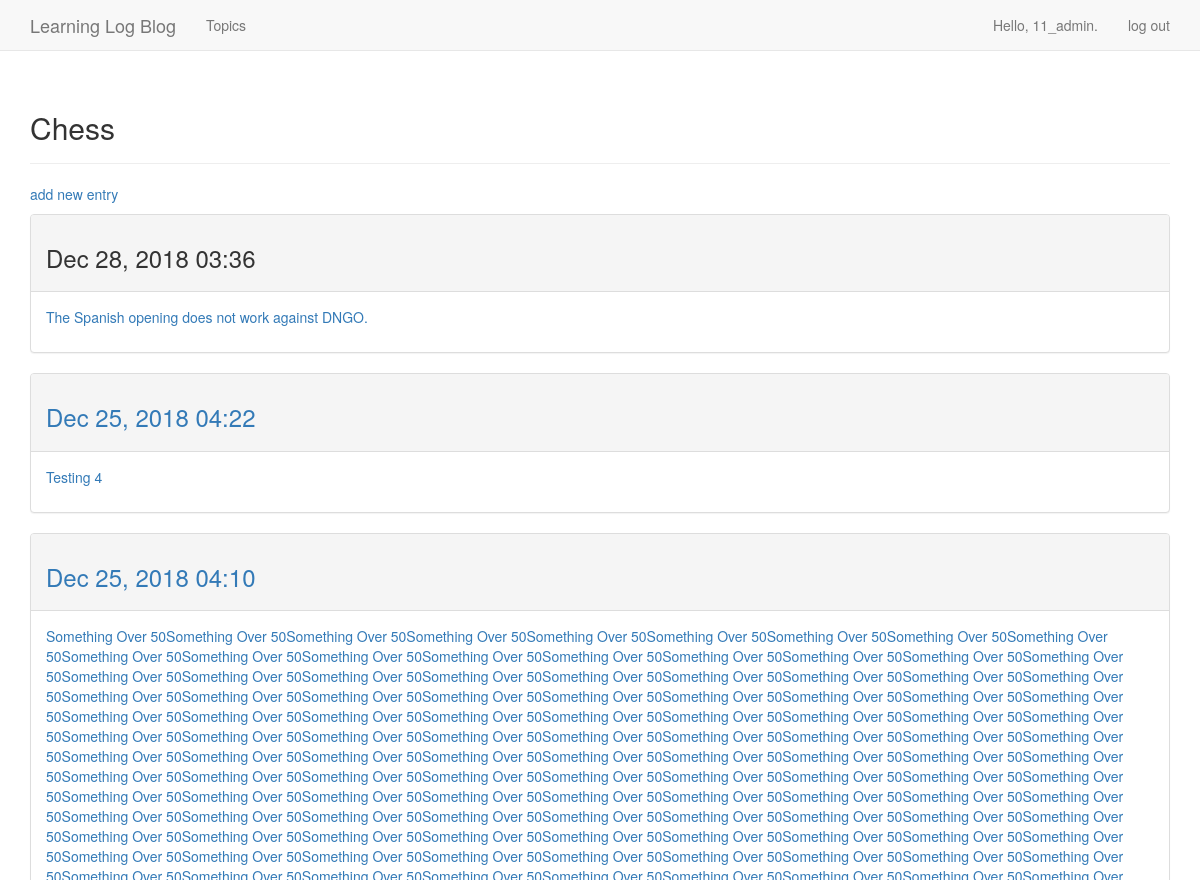
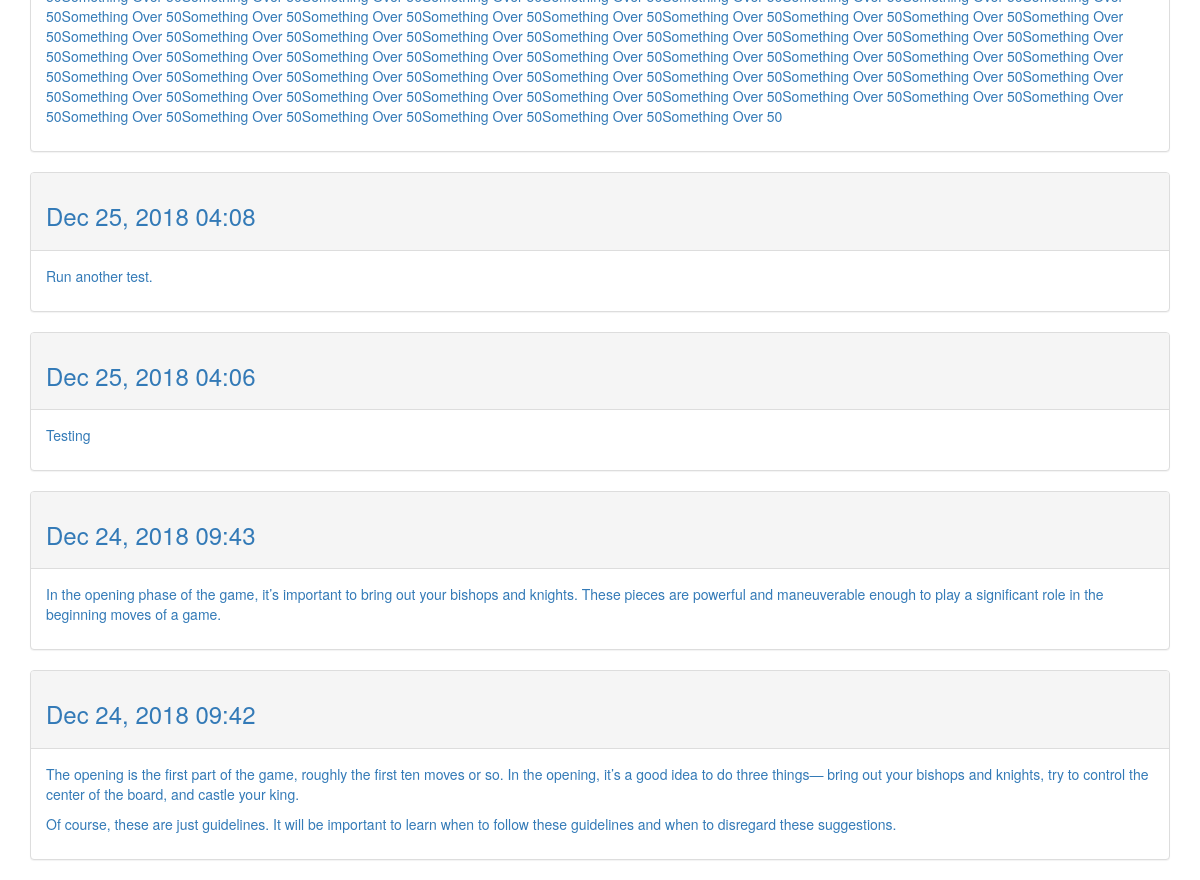
The page /topics/1/ (signed in) on the database its author committed (2 pictures, top to bottom).
### learning_logs/models.py (models this page shows, shortened)
class Topic(models.Model):
    text = models.CharField(max_length=200)
    date_added = models.DateTimeField(auto_now_add=True)
    owner = models.ForeignKey(User, on_delete=models.CASCADE)
    def __str__(self):
        return self.text

class Entry(models.Model):
    topic = models.ForeignKey(Topic, on_delete=models.CASCADE)
    text = models.TextField()
    date_added = models.DateTimeField(auto_now_add=True)
    class Meta:
        verbose_name_plural = 'entries'

### learning_logs/views.py (the view)
# urls.py: path('topics/<int:topic_id>/', views.topic, name='topic'),
@login_required
def topic(request, topic_id):
    topic = Topic.objects.get(id=topic_id)
    if topic.owner != request.user:
        raise Http404
    entries = topic.entry_set.order_by('-date_added')
    context = {'topic': topic, 'entries': entries}
    return render(request, 'learning_logs/topic.html', context)

### learning_logs/templates/learning_logs/topic.html
{% extends 'learning_logs/base.html' %}
{% block header %}
  <h2>{{ topic }}</h2>
{% endblock header %}
{% block content %}
  <p>
    <a href="{% url 'learning_logs:new_entry' topic.id %}">add new entry</a>
  </p>
  {% for entry in entries %}
    <div class="panel panel-default">
      <div class="panel-heading">
        <h3>
          {{ entry.date_added|date:'M d, Y H:i' }}
          <small>
            <a href="{% url 'learning_logs:edit_entry' entry.id %}">
          </small>
        </h3>
      </div>
      <div class="panel-body">
        {{ entry.text|linebreaks }}
      </div>
    </div>
  {% empty %}
    There are no entries for this topic yet.
  {% endfor %}
{% endblock content %}

### learning_logs/templates/learning_logs/base.html (shortened to what this page needs)
{% load bootstrap3 %}
<!DOCTYPE html>
<html lang="en">
  <head>
    {% bootstrap_css %}
  </head>
<body>
  <nav class="navbar navbar-default navbar-static-top">
    <div class="container">
      <div class="navbar-header">
        <a class="navbar-brand" href="{% url 'learning_logs:index' %}">
            Learning Log Blog</a>
      </div>
      <div id="navbar" class="navbar-collapse collapse">
        <ul class="nav navbar-nav">
          <li><a href="{% url 'learning_logs:topics' %}">Topics</a></li>
        </ul>
        <ul class="nav navbar-nav navbar-right">
          {% if user.is_authenticated %}
            <li><a>Hello, {{ user.username }}.</a></li>
            <li><a href="{% url 'users:logout' %}">log out</a></li>
          {% else %}
            <li><a href="{% url 'users:register' %}">register</a></li>
            <li><a href="{% url 'users:login' %}">login</a></li>
          {% endif %}
        </ul>
      </div>
    </div>
  </nav>
  <div class="container">
    <div class="page-header">
      {% block header %}{% endblock header %}
    </div>
    <div>
      {% block content %}{% endblock content %}
    </div>
  </div>
</body>
</html>

### rows shown on the page
Topic: text "Chess"
Entry: date_added "Dec 28, 2018 03:36", text "The Spanish opening does not work against DNGO."
Entry: date_added "Dec 25, 2018 04:22", text "Testing 4"
Entry: date_added "Dec 25, 2018 04:10", text "Something Over 50Something Over 50Something Over 50Something Over 50Something Over 50Something Over 50Something Over 50Something Over 50Something Over 50Something Over 50Something Over 50Something Over 50Something Over 50Something Over 50Something Over 50Something Over 50Something Over 50Something Over 50Something Over 50Something Over 50Something Over 50Something Over 50Something Over 50Something Over 50Something Over 50Something Over 50Something Over 50Something Over 50Something Over 50Something Over 50Something Over 50Something Over 50Something Over 50Something Over 50Something Over 50Something Over 50Something Over 50Something Over 50Something Over 50Something Over 50Something Over…"
Entry: date_added "Dec 25, 2018 04:08", text "Run another test."
Entry: date_added "Dec 25, 2018 04:06", text "Testing"
Entry: date_added "Dec 24, 2018 09:43", text "In the opening phase of the game, it’s important to bring out your bishops and knights. These pieces are powerful and maneuverable enough to play a significant role in the beginning moves of a game."
Entry: date_added "Dec 24, 2018 09:42", text "The opening is the first part of the game, roughly the first ten moves or so. In the opening, it’s a good idea to do three things— bring out your bishops and knights, try to control the center of the board, and castle your king. Of course, these are just guidelines. It will be important to learn when to follow these guidelines and when to disregard these suggestions."

### other values the page prints
{{ user.username }} "11_admin"
